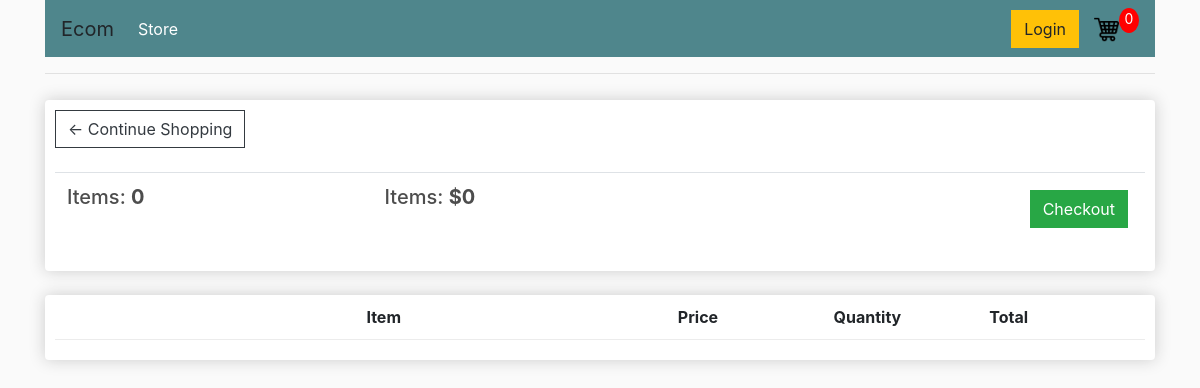
/cart/ (signed in), run on an earlier commit of the app's database.
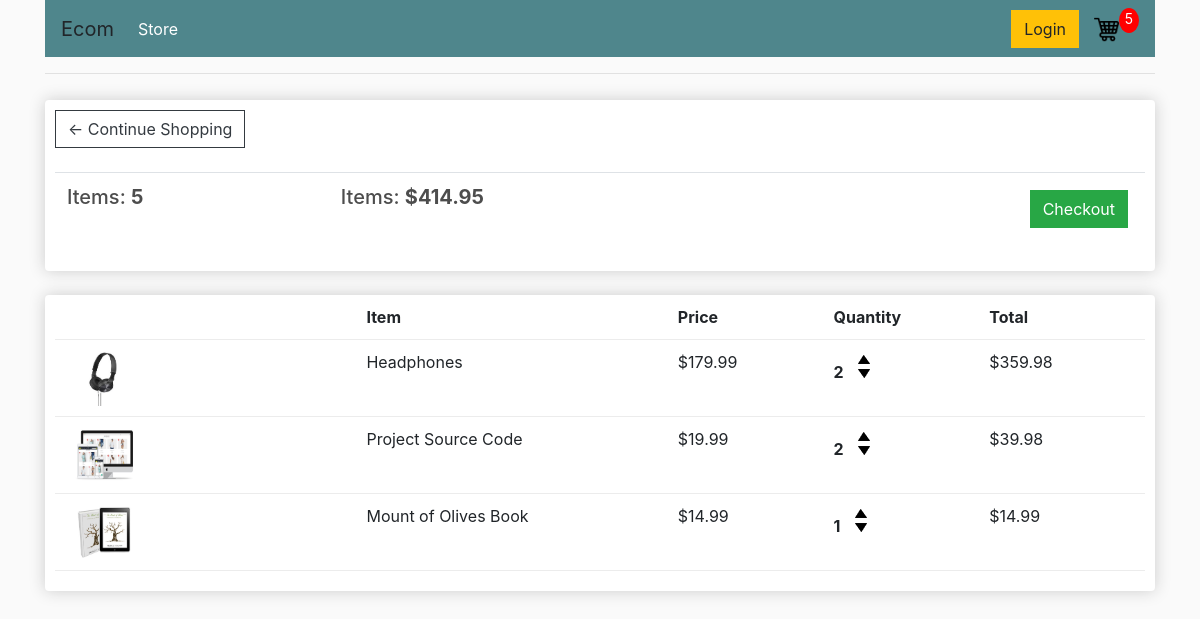
And on a later commit of the database.
### store/models.py (models this page shows, shortened)
class Cart(models.Model):
    customer = models.ForeignKey(Customer, on_delete=models.SET_NULL, null=True, blank=True)
    date_ordered = models.DateTimeField(auto_now_add=True)
    complete = models.BooleanField(default=False)
    transaction_id = models.CharField(max_length=100, null=True)
    @property
    def get_cart_total(self):
        itemsincart = self.itemincart_set.all()
        total = sum([item.get_total for item in itemsincart])
        return total
    @property
    def get_cart_items(self):
        itemsincart = self.itemincart_set.all()
        total = sum([item.quantity for item in itemsincart])
        return total
    @property
    def shipping(self):
        shipping = False
        items_in_cart = self.itemincart_set.all()
        for item in items_in_cart:
            if not item.product.digital:
                shipping = True
        return shipping

class ItemInCart(models.Model):
    product = models.ForeignKey(Product, on_delete=models.SET_NULL, null=True)
    cart =  models.ForeignKey(Cart, on_delete=models.SET_NULL, null=True)
    quantity = models.IntegerField(default=0, null=True, blank=True)
    date_added = models.DateTimeField(auto_now_add=True)
    @property
    def get_total(self):
        total = self.product.price * self.quantity
        return total

class Product(models.Model):
    name = models.CharField(max_length=200)
    price = models.DecimalField(max_digits=7, decimal_places=2)
    digital = models.BooleanField(default=False, null=True, blank=True)
    image = models.ImageField(null=True, blank=True)
    @property
    def imageURL(self):
        try:
            url = self.image.url
        except:
            url = ""
        return url

### store/views.py (the view)
# urls.py: path("cart/", views.cart, name="cart"),
def cart(request):
    context = get_cart_and_items(request)
    return render(request, "cart.html", context)

### store/utils.py (called while the page is built, shortened)
def get_cart_and_items(request):
    context = {}
    if request.user.is_authenticated:
        customer = request.user.customer
        cart, _ = Cart.objects.get_or_create(customer=customer, complete=False)
        items = cart.itemincart_set.all()
        context["cart"] = cart
        context["items"] = items
        context["items_in_cart"] = cart.get_cart_items
        context["shipping"] = cart.shipping
    return context

### store/templates/cart.html
{% extends 'main.html' %} {% load static %} {% block content %}
<div class="row">
  <div class="col-lg-12">
    <div class="box-element">
      <a class="btn btn-outline-dark" href="{% url 'store' %}"
        >&#x2190; Continue Shopping</a
      >
      <br />
      <br />
      <table class="table">
        <tr>
          <th>
            {% if not cart.get_cart_items%}
            <h5>Items: <strong>0</strong></h5>
            {% else %}
            <h5>Items: <strong>{{cart.get_cart_items}}</strong></h5>
            {% endif %}
          </th>
          <th>
            {% if not cart.get_cart_total%}
            <h5>Items: <strong>$0</strong></h5>
            {% else %}
            <h5>
              Items: <strong>${{cart.get_cart_total|floatformat:2}}</strong>
            </h5>
            {% endif %}
          </th>
          <th>
            <a
              style="float: right; margin: 5px"
              class="btn btn-success"
              href="{% url 'checkout' %}"
              >Checkout</a
            >
          </th>
        </tr>
      </table>
    </div>
    <br />
    <div class="box-element">
      <div class="cart-row">
        <div style="flex: 2"></div>
        <div style="flex: 2"><strong>Item</strong></div>
        <div style="flex: 1"><strong>Price</strong></div>
        <div style="flex: 1"><strong>Quantity</strong></div>
        <div style="flex: 1"><strong>Total</strong></div>
      </div>
      {% for item in items %}
      <div class="cart-row">
        <div style="flex: 2">
          <img class="row-image" src="{{item.product.imageURL}}" />
        </div>
        <div style="flex: 2"><p>{{item.product.name}}</p></div>
        <div style="flex: 1"><p>${{item.product.price|floatformat:2}}</p></div>
        <div style="flex: 1">
          <p class="quantity">{{item.quantity}}</p>
          <div class="quantity">
            <img
              src="{% static  'images/arrow-up.png' %}"
              data-product="{{item.product.id}}"
              data-action="add"
              class="chg-quantity update-cart"
            />
            <img
              src="{% static  'images/arrow-down.png' %}"
              data-product="{{item.product.id}}"
              data-action="remove"
              class="chg-quantity update-cart"
            />
          </div>
        </div>
        <div style="flex: 1"><p>${{item.get_total}}</p></div>
      </div>
      {% endfor %}
    </div>
  </div>
</div>
{% endblock content %}

### store/templates/main.html (shortened to what this page needs)
<!DOCTYPE html>
{% load static %}
<html lang="en">
  <head>
    <link
      rel="stylesheet"
      href="https://stackpath.bootstrapcdn.com/bootstrap/4.3.1/css/bootstrap.min.css"
    />
    <link rel="stylesheet" type="text/css" href="{% static 'css/main.css' %}" />
  </head>
  <body>
    <div class="container">
      <nav class="navbar navbar-expand-lg navbar-dark bg-dark">
        <a class="navbar-brand">Ecom</a>
        <div class="collapse navbar-collapse" id="navbarSupportedContent">
          <ul class="navbar-nav mr-auto">
            <li class="nav-item active">
              <a class="nav-link" href="{% url 'store' %}"
                >Store<span class="sr-only">(current)</span></a
              >
            </li>
          </ul>
          <div class="form-inline my-2 my-lg-0">
            <a href="#" class="btn btn-warning">Login</a>
            <a href="{% url 'cart' %}">
              <img id="cart-icon" src="{% static 'images/cart.png' %}" />
            </a>
            <p id="cart-total">
              {% if items_in_cart %} {{items_in_cart}} {% else %} 0 {% endif %}
            </p>
          </div>
        </div>
      </nav>
      <hr />
      {% block content %} {% endblock content %}
    </div>
  </body>
</html>

### store/static/css/main.css (style rules this page uses)
body { background-color: hsl(0, 0%, 98%); }
h1, h2, h3, h4, h5, h6 { color: hsl(0, 0%, 30%); }
.box-element { box-shadow: hsl(0, 0%, 80%) 0 0 16px; background-color: #fff; border-radius: 4px; padding: 10px; }
.bg-dark { background-color: #4f868c !important; }
#cart-icon { width: 25px; display: inline-block; margin-left: 15px; }
#cart-total { display: block; text-align: center; color: #fff; background-color: red; width: 20px; height: 25px; border-radius: 50%; font-size: 14px; }
.col-lg-4, .col-lg-6, .col-lg-8, .col-lg-12 { margin-top: 10px; }
.btn { border-radius: 0; }
.row-image { width: 100px; }
.cart-row { display: flex; align-items: flex-stretch; padding-bottom: 10px; margin-bottom: 10px; border-bottom: 1px solid #ececec; }
.quantity { display: inline-block; font-weight: 700; padding-right: 10px; }
.chg-quantity { width: 12px; cursor: pointer; display: block; margin-top: 5px; transition: 0.1s; }

What changed in the data, as far as the page shows it:
now on this page (row unchanged): Cart: get_cart_items "5", get_cart_total "414.95"
added ItemInCart: product.imageURL (picture), product.name "Headphones", product.price "179.99", quantity "2", get_total "359.98"
added ItemInCart: product.imageURL (picture), product.name "Project Source Code", product.price "19.99", quantity "2", get_total "39.98"
added ItemInCart: product.imageURL (picture), product.name "Mount of Olives Book", product.price "14.99", quantity "1", get_total "14.99"
Also different on the page:
{{ items_in_cart }}: (not shown) → "5"
text no longer shown: "0 0 $0"
